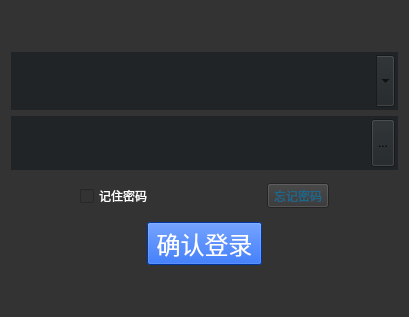
        <widget class="QWidget" name="widget" native="true">
         <property name="styleSheet">
          <string notr="true">background-color:rgb(51, 51, 51)</string>
         </property>
         <layout class="QVBoxLayout" name="verticalLayout_4">
          <item>
           <spacer name="verticalSpacer_2">
            <property name="orientation">
             <enum>Qt::Vertical</enum>
            </property>
            <property name="sizeHint" stdset="0">
             <size>
              <width>20</width>
              <height>40</height>
             </size>
            </property>
           </spacer>
          </item>
          <item>
           <widget class="QWidget" name="widget_3" native="true">
            <property name="sizePolicy">
             <sizepolicy hsizetype="Preferred" vsizetype="Expanding">
              <horstretch>0</horstretch>
              <verstretch>0</verstretch>
             </sizepolicy>
            </property>
            <property name="styleSheet">
             <string notr="true">background-color:rgb(32, 36, 38)</string>
            </property>
            <layout class="QHBoxLayout" name="horizontalLayout_3">
             <property name="leftMargin">
              <number>3</number>
             </property>
             <property name="topMargin">
              <number>3</number>
             </property>
             <property name="rightMargin">
              <number>3</number>
             </property>
             <property name="bottomMargin">
              <number>3</number>
             </property>
             <item>
              <widget class="QLabel" name="labelUserName">
               <property name="sizePolicy">
                <sizepolicy hsizetype="Preferred" vsizetype="Preferred">
                 <horstretch>0</horstretch>
                 <verstretch>0</verstretch>
                </sizepolicy>
               </property>
               <property name="styleSheet">
                <string notr="true">border-image: url(.//Resource//LoginPanel//user.png)</string>
               </property>
               <property name="text">
                <string/>
               </property>
              </widget>
             </item>
             <item>
              <widget class="QComboBox" name="comboBoxUserName">
               <property name="sizePolicy">
                <sizepolicy hsizetype="Expanding" vsizetype="Expanding">
                 <horstretch>0</horstretch>
                 <verstretch>0</verstretch>
                </sizepolicy>
               </property>
               <property name="minimumSize">
                <size>
                 <width>0</width>
                 <height>20</height>
                </size>
               </property>
               <property name="palette">
                <palette>
                 <active>
                  <colorrole role="Button">
                   <brush brushstyle="SolidPattern">
                    <color alpha="255">
                     <red>32</red>
                     <green>36</green>
                     <blue>38</blue>
                    </color>
                   </brush>
                  </colorrole>
                  <colorrole role="Text">
                   <brush brushstyle="SolidPattern">
                    <color alpha="255">
                     <red>255</red>
                     <green>255</green>
                     <blue>255</blue>
                    </color>
                   </brush>
                  </colorrole>
                  <colorrole role="Base">
                   <brush brushstyle="SolidPattern">
                    <color alpha="255">
                     <red>32</red>
                     <green>36</green>
                     <blue>38</blue>
                    </color>
                   </brush>
                  </colorrole>
                  <colorrole role="Window">
                   <brush brushstyle="SolidPattern">
                    <color alpha="255">
                     <red>32</red>
                     <green>36</green>
                     <blue>38</blue>
                    </color>
                   </brush>
                  </colorrole>
                 </active>
                 <inactive>
                  <colorrole role="Button">
                   <brush brushstyle="SolidPattern">
                    <color alpha="255">
                     <red>32</red>
                     <green>36</green>
                     <blue>38</blue>
                    </color>
                   </brush>
                  </colorrole>
                  <colorrole role="Text">
                   <brush brushstyle="SolidPattern">
                    <color alpha="255">
                     <red>255</red>
                     <green>255</green>
                     <blue>255</blue>
                    </color>
                   </brush>
                  </colorrole>
                  <colorrole role="Base">
                   <brush brushstyle="SolidPattern">
                    <color alpha="255">
                     <red>32</red>
                     <green>36</green>
                     <blue>38</blue>
                    </color>
                   </brush>
                  </colorrole>
                  <colorrole role="Window">
                   <brush brushstyle="SolidPattern">
                    <color alpha="255">
                     <red>32</red>
                     <green>36</green>
                     <blue>38</blue>
                    </color>
                   </brush>
                  </colorrole>
                 </inactive>
                 <disabled>
                  <colorrole role="Button">
                   <brush brushstyle="SolidPattern">
                    <color alpha="255">
                     <red>32</red>
                     <green>36</green>
                     <blue>38</blue>
                    </color>
                   </brush>
                  </colorrole>
                  <colorrole role="Text">
                   <brush brushstyle="SolidPattern">
                    <color alpha="255">
                     <red>120</red>
                     <green>120</green>
                     <blue>120</blue>
                    </color>
                   </brush>
                  </colorrole>
                  <colorrole role="Base">
                   <brush brushstyle="SolidPattern">
                    <color alpha="255">
                     <red>32</red>
                     <green>36</green>
                     <blue>38</blue>
                    </color>
                   </brush>
                  </colorrole>
                  <colorrole role="Window">
                   <brush brushstyle="SolidPattern">
                    <color alpha="255">
                     <red>32</red>
                     <green>36</green>
                     <blue>38</blue>
                    </color>
                   </brush>
                  </colorrole>
                 </disabled>
                </palette>
               </property>
               <property name="font">
                <font>
                 <pointsize>30</pointsize>
                </font>
               </property>
               <property name="styleSheet">
                <string notr="true">QComboBox {
	font:30pt;
} </string>
               </property>
               <property name="editable">
                <bool>true</bool>
               </property>
               <property name="frame">
                <bool>false</bool>
               </property>
              </widget>
             </item>
            </layout>
           </widget>
          </item>
          <item>
           <widget class="QWidget" name="widget_4" native="true">
            <property name="sizePolicy">
             <sizepolicy hsizetype="Preferred" vsizetype="Expanding">
              <horstretch>0</horstretch>
              <verstretch>0</verstretch>
             </sizepolicy>
            </property>
            <property name="styleSheet">
             <string notr="true">background-color:rgb(32, 36, 38)</string>
            </property>
            <layout class="QHBoxLayout" name="horizontalLayout_4">
             <property name="leftMargin">
              <number>3</number>
             </property>
             <property name="topMargin">
              <number>3</number>
             </property>
             <property name="rightMargin">
              <number>3</number>
             </property>
             <property name="bottomMargin">
              <number>3</number>
             </property>
             <item>
              <widget class="QLabel" name="labelPassword">
               <property name="styleSheet">
                <string notr="true">border-image: url(.//Resource//LoginPanel//password.png)</string>
               </property>
               <property name="text">
                <string/>
               </property>
              </widget>
             </item>
             <item>
              <layout class="QHBoxLayout" name="horizontalLayout_2">
               <property name="spacing">
                <number>0</number>
               </property>
               <item>
                <widget class="QLineEdit" name="lineEditPassword">
                 <property name="sizePolicy">
                  <sizepolicy hsizetype="Expanding" vsizetype="Expanding">
                   <horstretch>0</horstretch>
                   <verstretch>0</verstretch>
                  </sizepolicy>
                 </property>
                 <property name="minimumSize">
                  <size>
                   <width>0</width>
                   <height>20</height>
                  </size>
                 </property>
                 <property name="palette">
                  <palette>
                   <active>
                    <colorrole role="Button">
                     <brush brushstyle="SolidPattern">
                      <color alpha="255">
                       <red>32</red>
                       <green>36</green>
                       <blue>38</blue>
                      </color>
                     </brush>
                    </colorrole>
                    <colorrole role="Text">
                     <brush brushstyle="SolidPattern">
                      <color alpha="255">
                       <red>255</red>
                       <green>255</green>
                       <blue>255</blue>
                      </color>
                     </brush>
                    </colorrole>
                    <colorrole role="Base">
                     <brush brushstyle="SolidPattern">
                      <color alpha="255">
                       <red>32</red>
                       <green>36</green>
                       <blue>38</blue>
                      </color>
                     </brush>
                    </colorrole>
                    <colorrole role="Window">
                     <brush brushstyle="SolidPattern">
                      <color alpha="255">
                       <red>32</red>
                       <green>36</green>
                       <blue>38</blue>
                      </color>
                     </brush>
                    </colorrole>
                   </active>
                   <inactive>
                    <colorrole role="Button">
                     <brush brushstyle="SolidPattern">
                      <color alpha="255">
                       <red>32</red>
                       <green>36</green>
                       <blue>38</blue>
                      </color>
                     </brush>
                    </colorrole>
                    <colorrole role="Text">
                     <brush brushstyle="SolidPattern">
                      <color alpha="255">
                       <red>255</red>
                       <green>255</green>
                       <blue>255</blue>
                      </color>
                     </brush>
                    </colorrole>
                    <colorrole role="Base">
                     <brush brushstyle="SolidPattern">
                      <color alpha="255">
                       <red>32</red>
                       <green>36</green>
                       <blue>38</blue>
                      </color>
                     </brush>
                    </colorrole>
                    <colorrole role="Window">
                     <brush brushstyle="SolidPattern">
                      <color alpha="255">
                       <red>32</red>
                       <green>36</green>
                       <blue>38</blue>
                      </color>
                     </brush>
                    </colorrole>
                   </inactive>
                   <disabled>
                    <colorrole role="Button">
                     <brush brushstyle="SolidPattern">
                      <color alpha="255">
                       <red>32</red>
                       <green>36</green>
                       <blue>38</blue>
                      </color>
                     </brush>
                    </colorrole>
                    <colorrole role="Text">
                     <brush brushstyle="SolidPattern">
                      <color alpha="255">
                       <red>120</red>
                       <green>120</green>
                       <blue>120</blue>
                      </color>
                     </brush>
                    </colorrole>
                    <colorrole role="Base">
                     <brush brushstyle="SolidPattern">
                      <color alpha="255">
                       <red>32</red>
                       <green>36</green>
                       <blue>38</blue>
                      </color>
                     </brush>
                    </colorrole>
                    <colorrole role="Window">
                     <brush brushstyle="SolidPattern">
                      <color alpha="255">
                       <red>32</red>
                       <green>36</green>
                       <blue>38</blue>
                      </color>
                     </brush>
                    </colorrole>
                   </disabled>
                  </palette>
                 </property>
                 <property name="font">
                  <font>
                   <pointsize>30</pointsize>
                  </font>
                 </property>
                 <property name="frame">
                  <bool>false</bool>
                 </property>
                 <property name="echoMode">
                  <enum>QLineEdit::Password</enum>
                 </property>
                </widget>
               </item>
               <item>
                <widget class="QToolButton" name="tbtnPasswordVisible">
                 <property name="sizePolicy">
                  <sizepolicy hsizetype="Fixed" vsizetype="Expanding">
                   <horstretch>0</horstretch>
                   <verstretch>0</verstretch>
                  </sizepolicy>
                 </property>
                 <property name="styleSheet">
                  <string notr="true">border-image:url(.//Resource//LoginPanel//password_invisible.png);</string>
                 </property>
                 <property name="text">
                  <string>...</string>
                 </property>
                </widget>
               </item>
              </layout>
             </item>
            </layout>
           </widget>
          </item>
          <item>
           <layout class="QHBoxLayout" name="horizontalLayout_5">
            <item>
             <spacer name="horizontalSpacer_11">
              <property name="orientation">
               <enum>Qt::Horizontal</enum>
              </property>
              <property name="sizeHint" stdset="0">
               <size>
                <width>17</width>
                <height>20</height>
               </size>
              </property>
             </spacer>
            </item>
            <item>
             <widget class="QCheckBox" name="checkBoxRememberPassword">
              <property name="palette">
               <palette>
                <active>
                 <colorrole role="WindowText">
                  <brush brushstyle="SolidPattern">
                   <color alpha="255">
                    <red>255</red>
                    <green>255</green>
                    <blue>255</blue>
                   </color>
                  </brush>
                 </colorrole>
                 <colorrole role="Button">
                  <brush brushstyle="SolidPattern">
                   <color alpha="255">
                    <red>51</red>
                    <green>51</green>
                    <blue>51</blue>
                   </color>
                  </brush>
                 </colorrole>
                 <colorrole role="Base">
                  <brush brushstyle="SolidPattern">
                   <color alpha="255">
                    <red>51</red>
                    <green>51</green>
                    <blue>51</blue>
                   </color>
                  </brush>
                 </colorrole>
                 <colorrole role="Window">
                  <brush brushstyle="SolidPattern">
                   <color alpha="255">
                    <red>51</red>
                    <green>51</green>
                    <blue>51</blue>
                   </color>
                  </brush>
                 </colorrole>
                </active>
                <inactive>
                 <colorrole role="WindowText">
                  <brush brushstyle="SolidPattern">
                   <color alpha="255">
                    <red>255</red>
                    <green>255</green>
                    <blue>255</blue>
                   </color>
                  </brush>
                 </colorrole>
                 <colorrole role="Button">
                  <brush brushstyle="SolidPattern">
                   <color alpha="255">
                    <red>51</red>
                    <green>51</green>
                    <blue>51</blue>
                   </color>
                  </brush>
                 </colorrole>
                 <colorrole role="Base">
                  <brush brushstyle="SolidPattern">
                   <color alpha="255">
                    <red>51</red>
                    <green>51</green>
                    <blue>51</blue>
                   </color>
                  </brush>
                 </colorrole>
                 <colorrole role="Window">
                  <brush brushstyle="SolidPattern">
                   <color alpha="255">
                    <red>51</red>
                    <green>51</green>
                    <blue>51</blue>
                   </color>
                  </brush>
                 </colorrole>
                </inactive>
                <disabled>
                 <colorrole role="WindowText">
                  <brush brushstyle="SolidPattern">
                   <color alpha="255">
                    <red>120</red>
                    <green>120</green>
                    <blue>120</blue>
                   </color>
                  </brush>
                 </colorrole>
                 <colorrole role="Button">
                  <brush brushstyle="SolidPattern">
                   <color alpha="255">
                    <red>51</red>
                    <green>51</green>
                    <blue>51</blue>
                   </color>
                  </brush>
                 </colorrole>
                 <colorrole role="Base">
                  <brush brushstyle="SolidPattern">
                   <color alpha="255">
                    <red>51</red>
                    <green>51</green>
                    <blue>51</blue>
                   </color>
                  </brush>
                 </colorrole>
                 <colorrole role="Window">
                  <brush brushstyle="SolidPattern">
                   <color alpha="255">
                    <red>51</red>
                    <green>51</green>
                    <blue>51</blue>
                   </color>
                  </brush>
                 </colorrole>
                </disabled>
               </palette>
              </property>
              <property name="text">
               <string>记住密码</string>
              </property>
             </widget>
            </item>
            <item>
             <spacer name="verticalSpacer_7">
              <property name="orientation">
               <enum>Qt::Vertical</enum>
              </property>
              <property name="sizeHint" stdset="0">
               <size>
                <width>20</width>
                <height>40</height>
               </size>
              </property>
             </spacer>
            </item>
            <item>
             <spacer name="horizontalSpacer_9">
              <property name="orientation">
               <enum>Qt::Horizontal</enum>
              </property>
              <property name="sizeHint" stdset="0">
               <size>
                <width>17</width>
                <height>20</height>
               </size>
              </property>
             </spacer>
            </item>
            <item>
             <spacer name="verticalSpacer_3">
              <property name="orientation">
               <enum>Qt::Vertical</enum>
              </property>
              <property name="sizeHint" stdset="0">
               <size>
                <width>20</width>
                <height>40</height>
               </size>
              </property>
             </spacer>
            </item>
            <item>
             <widget class="QToolButton" name="tbtnForgotPassword">
              <property name="styleSheet">
               <string notr="true">color:rgb(26, 104, 140)</string>
              </property>
              <property name="text">
               <string>忘记密码</string>
              </property>
             </widget>
            </item>
            <item>
             <spacer name="horizontalSpacer_10">
              <property name="orientation">
               <enum>Qt::Horizontal</enum>
              </property>
              <property name="sizeHint" stdset="0">
               <size>
                <width>28</width>
                <height>20</height>
               </size>
              </property>
             </spacer>
            </item>
           </layout>
          </item>
          <item>
           <layout class="QHBoxLayout" name="horizontalLayout_8">
            <item>
             <spacer name="horizontalSpacer">
              <property name="orientation">
               <enum>Qt::Horizontal</enum>
              </property>
              <property name="sizeHint" stdset="0">
               <size>
                <width>40</width>
                <height>20</height>
               </size>
              </property>
             </spacer>
            </item>
            <item>
             <spacer name="verticalSpacer_8">
              <property name="orientation">
               <enum>Qt::Vertical</enum>
              </property>
              <property name="sizeHint" stdset="0">
               <size>
                <width>20</width>
                <height>40</height>
               </size>
              </property>
             </spacer>
            </item>
            <item>
             <widget class="QPushButton" name="btnLogin">
              <property name="sizePolicy">
               <sizepolicy hsizetype="Expanding" vsizetype="Fixed">
                <horstretch>0</horstretch>
                <verstretch>0</verstretch>
               </sizepolicy>
              </property>
              <property name="font">
               <font>
                <pointsize>18</pointsize>
               </font>
              </property>
              <property name="styleSheet">
               <string notr="true">QPushButton{
	background-color:rgb(0, 74, 223);
	color:rgb(255, 255, 255)
}</string>
              </property>
              <property name="text">
               <string>确认登录</string>
              </property>
             </widget>
            </item>
            <item>
             <spacer name="verticalSpacer_9">
              <property name="orientation">
               <enum>Qt::Vertical</enum>
              </property>
              <property name="sizeHint" stdset="0">
               <size>
                <width>20</width>
                <height>40</height>
               </size>
              </property>
             </spacer>
            </item>
            <item>
             <spacer name="horizontalSpacer_4">
              <property name="orientation">
               <enum>Qt::Horizontal</enum>
              </property>
              <property name="sizeHint" stdset="0">
               <size>
                <width>40</width>
                <height>20</height>
               </size>
              </property>
             </spacer>
            </item>
           </layout>
          </item>
          <item>
           <spacer name="verticalSpacer">
            <property name="orientation">
             <enum>Qt::Vertical</enum>
            </property>
            <property name="sizeHint" stdset="0">
             <size>
              <width>20</width>
              <height>40</height>
             </size>
            </property>
           </spacer>
          </item>
         </layout>
        </widget>
